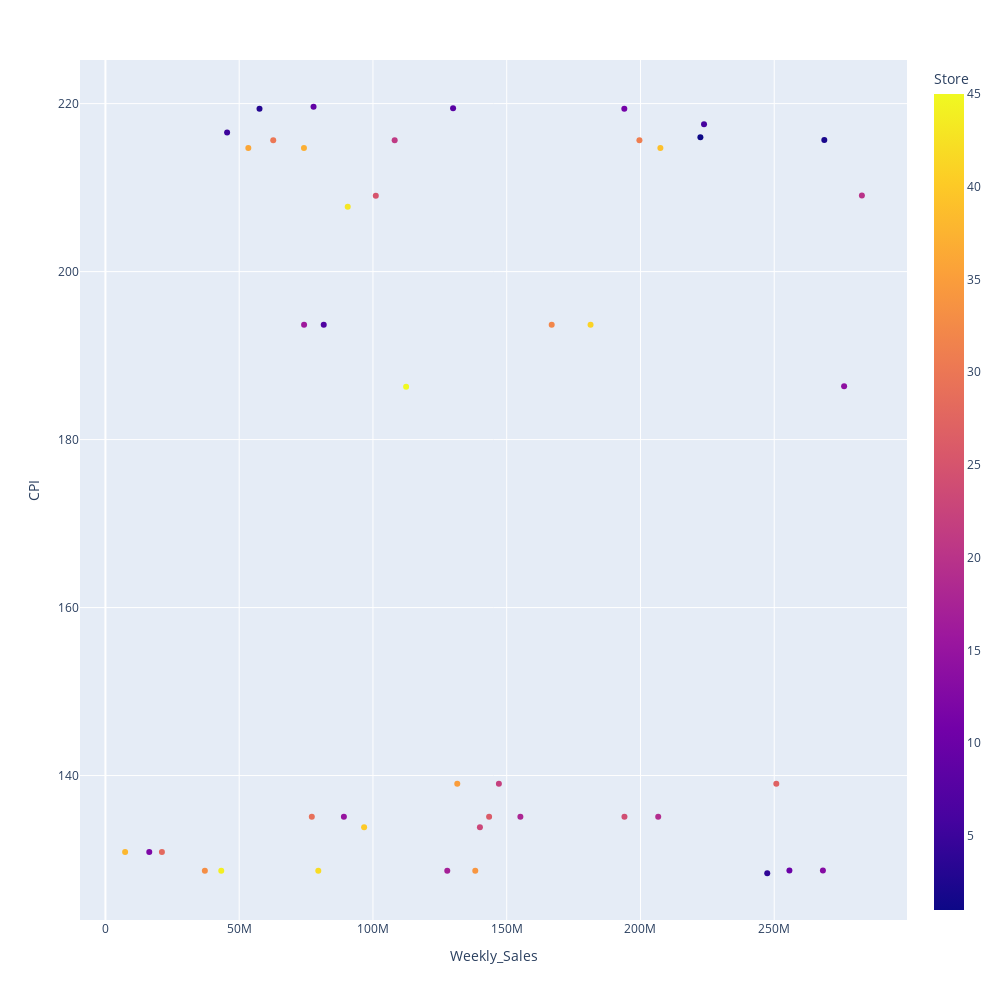

The cell this chart's notebook holds for it:
### Code cell
fig = px.scatter(df_cpis, x="Weekly_Sales", y="CPI", color='Store')
fig.update_layout(
    autosize=False,
    width=1000,
    height=1000)
fig.show()

### Figure 1 — Plotly figure (JSON) as saved in the notebook; plotly's stock layout.template omitted (floating-point values rounded to 4 significant figures)
{"data": [{"hovertemplate": "Weekly_Sales=%{x}<br>CPI=%{y}<br>Store=%{marker.color}<extra></extra>", "legendgroup": "", "marker": {"color": [9, 8, 3, 11, 6, 5, 1, 2, 21, 30, 31, 36, 39, 37, 20, 25, 43, 16, 32, 41, 7, 14, 45, 27, 35, 22, 19, 15, 18, 24, 29, 26, 40, 23, 28, 38, 12, 10, 13, 17, 33, 34, 42, 44, 4], "coloraxis": "coloraxis", "symbol": "circle"}, "mode": "markers", "name": "", "orientation": "v", "showlegend": false, "type": "scatter", "x": [77790000.0, 130000000.0, 57590000.0, 194000000.0, 223800000.0, 45480000.0, 222400000.0, 268700000.0, 108100000.0, 62720000.0, 199600000.0, 53410000.0, 207400000.0, 74200000.0, 282800000.0, 101100000.0, 90570000.0, 74250000.0, 166800000.0, 181300000.0, 81600000.0, 276100000.0, 112400000.0, 250800000.0, 131500000.0, 147100000.0, 206600000.0, 89130000.0, 155100000.0, 194000000.0, 77140000.0, 143400000.0, 96700000.0, 140000000.0, 21110000.0, 7347000.0, 16390000.0, 255700000.0, 268200000.0, 127800000.0, 37160000.0, 138249763, 79570000.0, 43290000.0, 247400000.0], "xaxis": "x", "y": [219.6, 219.4, 219.4, 219.4, 217.6, 216.6, 216.0, 215.7, 215.6, 215.6, 215.6, 214.7, 214.7, 214.7, 209.1, 209.0, 207.7, 193.7, 193.7, 193.7, 193.7, 186.3, 186.3, 139.0, 139.0, 139.0, 135.1, 135.1, 135.1, 135.1, 135.1, 135.1, 133.9, 133.9, 130.9, 130.9, 130.9, 128.7, 128.7, 128.7, 128.7, 128.7, 128.7, 128.7, 128.4], "yaxis": "y"}], "layout": {"autosize": false, "coloraxis": {"colorbar": {"title": {"text": "Store"}}, "colorscale": [[0, "#0d0887"], [0.1111, "#46039f"], [0.2222, "#7201a8"], [0.3333, "#9c179e"], [0.4444, "#bd3786"], [0.5556, "#d8576b"], [0.6667, "#ed7953"], [0.7778, "#fb9f3a"], [0.8889, "#fdca26"], [1, "#f0f921"]]}, "height": 1000, "legend": {"tracegroupgap": 0}, "margin": {"t": 60}, "width": 1000, "xaxis": {"anchor": "y", "autorange": true, "domain": [0, 1], "range": [-9514000.0, 299600000.0], "title": {"text": "Weekly_Sales"}, "type": "linear"}, "yaxis": {"anchor": "x", "autorange": true, "domain": [0, 1], "range": [122.8, 225.2], "title": {"text": "CPI"}, "type": "linear"}}}
